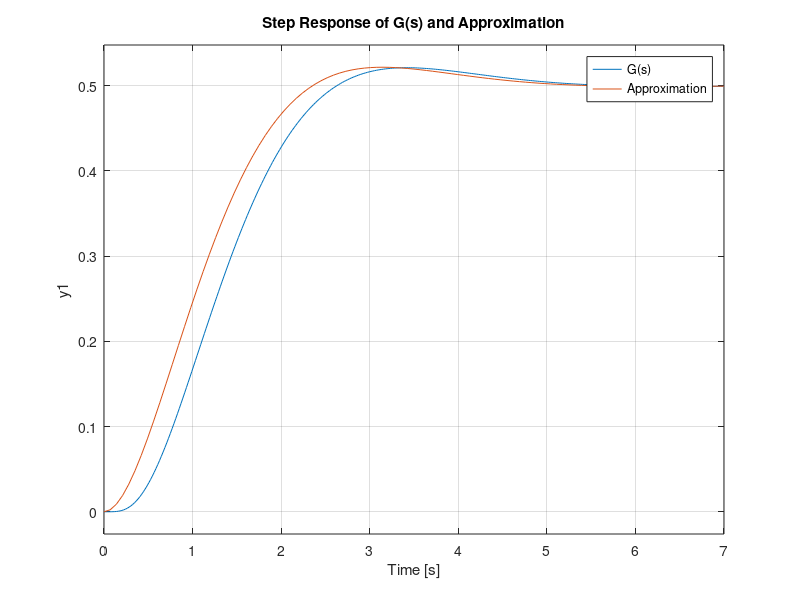
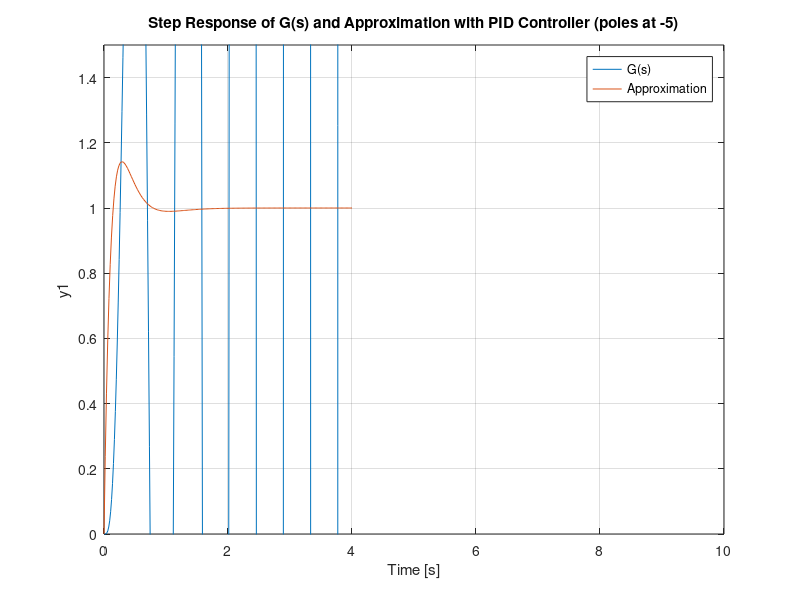

Write MATLAB code to recreate these figures, in order.
clear;
clc;
close all;

% a)
g = tf(1928, [1, 40, 559, 2966, 4818, 3856]);
poles = pole(g);
fprintf("poles =");
disp(poles);

% e)
approx = tf(1, [1, 2, 2]);
figure
step(g, approx);
title("Step Response of G(s) and Approximation");
legend("G(s)", "Approximation");

% h)
kp = 2.32;
ki = 1.728;
kd = 1.6;
pid_controller = pid(kp, ki, kd);
g_pid = feedback(pid_controller*g, 1);
approx_pid = feedback(pid_controller*approx, 1);
figure
subplot(3, 1, 1);
step(g_pid, approx_pid);
xlim([0, 10]);
ylim([0, 1.5]);
title("Step Response of G(s) and Approximation with PID Controller (poles at -1.2)");
legend("G(s)", "Approximation");

kp = 16.75;
ki = 15.6;
kd = 5.5;
pid_controller = pid(kp, ki, kd);
g_pid = feedback(pid_controller*g, 1);
approx_pid = feedback(pid_controller*approx, 1);
subplot(3, 1, 2);
step(g_pid, approx_pid);
xlim([0, 10]);
ylim([0, 1.5]);
title("Step Response of G(s) and Approximation with PID Controller (poles at -2.5)");
legend("G(s)", "Approximation");

kp = 73;
ki = 125;
kd = 13;
pid_controller = pid(kp, ki, kd);
g_pid = feedback(pid_controller*g, 1);
approx_pid = feedback(pid_controller*approx, 1);
subplot(3, 1, 3);
step(g_pid, approx_pid);
xlim([0, 10]);
ylim([0, 1.5]);
title("Step Response of G(s) and Approximation with PID Controller (poles at -5)");
legend("G(s)", "Approximation");